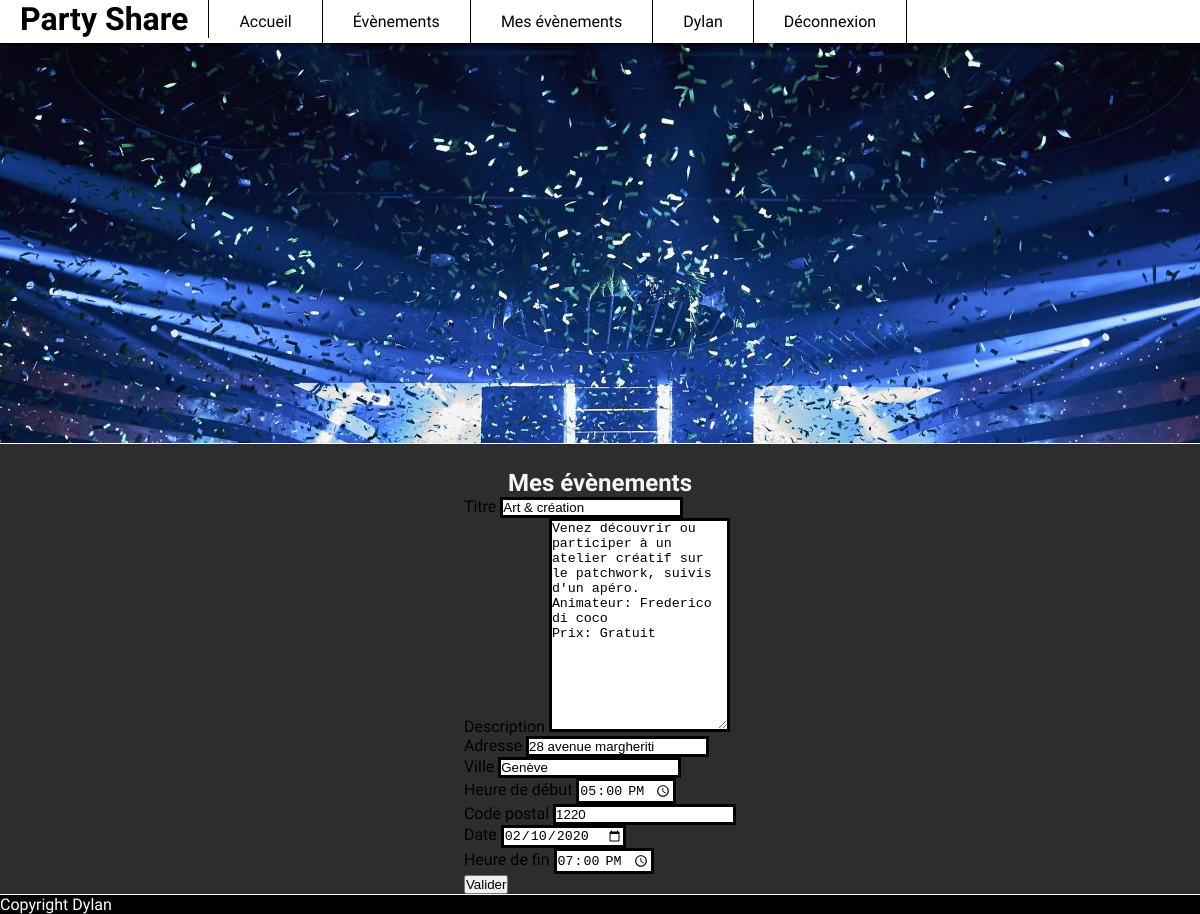
/pages/modifierEvents.php?id=2 (signed in), run on the app's committed database.
### tables this page shows
CREATE TABLE `evenements` (
  `IdEvenements` int(11) NOT NULL,
  `Titre` varchar(45) NOT NULL,
  `Description` text NOT NULL,
  `Adresse` varchar(100) NOT NULL,
  `CodePostal` int(5) NOT NULL,
  `Ville` varchar(45) NOT NULL,
  `Date` date NOT NULL,
  `HeureDebut` time NOT NULL,
  `HeureFin` time NOT NULL,
  `Type` enum('Public','Privé') NOT NULL,
  `DateCreation` date NOT NULL,
  `Utilisateurs_idUtilisateur` int(11) NOT NULL
);

### pages/fonction.php (called while the page is built, shortened)
<?php
function VerifierConnection()
{
    if (isset($_SESSION['User']['Email'])) {
        if ($_SESSION['User']['Email'] != "") {
            return true;
        }
    } else
        return false;
}
function AfficherEvenementModifier($idEvenements)
{
    global $dbc;
    $req = $dbc->prepare("SELECT *  FROM evenements e   WHERE IdEvenements=:idEvenements");
    $req->execute(array('idEvenements' => $idEvenements));
    return $req->fetch(PDO::FETCH_ASSOC);
}

### pages/modifierEvents.php (the view, shortened to what this page needs)
<?php
include('./fonction.php');
if (isset($_GET['id'])) {
    $idEvenements = $_GET['id'];
    $AfficherEvenementModifier = AfficherEvenementModifier($idEvenements);
}
include '../main/header.php';
include '../main/menu.php';
?>
<div class="coverCadre">
</div>
<div id="topBody"></div>
<div class="uk-container uk-margin">
    <section class="centerFlex">
        <?php
        if (VerifierConnection()) {
        ?>
        <h1>Mes évènements</h1>
        <div id="cadreModifierEvents" class="uk-card uk-card-default uk-width-1-2@m">
            <div class="uk-card-body">
                <form enctype="multipart/form-data" action="" method="post">
                    <div class="uk-margin">
                        <label>Titre</label>
                        <input tabindex="1" type="text" class="uk-input"
                               value="<?= $AfficherEvenementModifier['Titre'] ?>" required name="titre"/>
                    </div>
                    <div class="uk-margin">
                        <label>Description</label>
                        <textarea tabindex="1" class="uk-input" type="text"
                                  name="description"><?= $AfficherEvenementModifier['Description'] ?></textarea>
                    </div>
                    <div class="uk-column-1-2">
                        <div class="uk-margin">
                            <label>Adresse</label>
                            <input tabindex="1" type="text" class="uk-input"
                                   value="<?= $AfficherEvenementModifier['Adresse'] ?>" required name="adresse"/>
                        </div>
                        <div class="uk-margin">
                            <label>Ville</label>
                            <input tabindex="3" type="text" class="uk-input"
                                   value="<?= $AfficherEvenementModifier['Ville'] ?>" required name="ville"/>
                        </div>
                        <div class="uk-margin">
                            <label>Heure de début</label>
                            <input tabindex="4" type="time" class="uk-input"
                                   value="<?= $AfficherEvenementModifier['HeureDebut'] ?>" required name="heureD"/>
                        </div>
                        <div class="uk-margin">
                            <label>Code postal</label>
                            <input tabindex="2" type="text" class="uk-input"
                                   value="<?= $AfficherEvenementModifier['CodePostal'] ?>" required name="codePostal"/>
                        </div>
                        <div class="uk-margin">
                            <label>Date</label>
                            <input tabindex="3" type="Date" class="uk-input"
                                   value="<?= $AfficherEvenementModifier['Date'] ?>" required name="date"/>
                        </div>
                        <div class="uk-margin">
                            <label>Heure de fin</label>
                            <input tabindex="4" type="time" class="uk-input"
                                   value="<?= $AfficherEvenementModifier['HeureFin'] ?>" required name="heureF"/>
                        </div>
                    </div>
                    <div class="uk-card-footer">
                        <button class="uk-button uk-button-default styleButton " type="submit"
                                name="ValiderModification">Valider
                        </button>
                    </div>
                </form>
            </div>
            <?php
            } else {
                header('Location: ../index.php');
            }
            ?>
    </section>
</div>
<?php
include '../main/footer.php';
?>
</html>

### css/index.css (style rules this page uses)
* { margin: 0; padding: 0; height: auto; }
input, select, textarea { border: solid black !important; }
textarea { height: 26vh !important; }
label { color: black; }
body { font-family: 'Marmelad', sans-serif; color: white; background: #2d2d2d; }
h1 { color: #f6f6f6 !important; }
.centerFlex { display: flex; align-items: center; justify-content: center; flex-direction: column; }
.coverCadre { height: 50vh; max-height: 100%; overflow: hidden; border-bottom: 1px solid white; background: url(../images/cover.jpg) no-repeat bottom fixed; }
#topBody { height: 25px; }

### data on the page
evenements: titre "Art & création", description "Venez découvrir ou participer à un atelier créatif sur le patchwork, suivis d'un apéro. Animateur: Frederico di coco Prix: Gratuit", adresse "28 avenue margheriti", ville "Genève", heureD "17:00:00", codePostal "1220", date "02/10/2020", heureF "19:00:00"

### other printed values
$_SESSION['User']['Prenom'] "Dylan"
